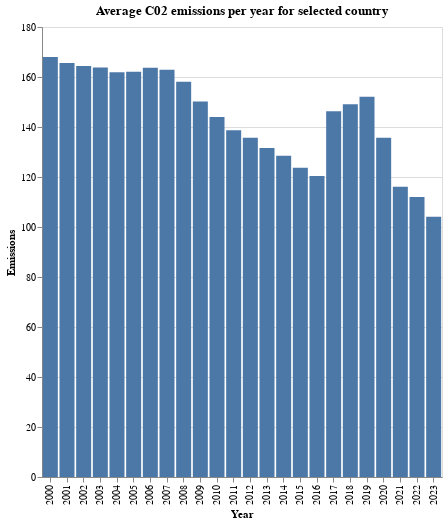

Notebook cell for this chart:
### Code cell
# Exploring the trend of emissions over the years for each country
# Bar plots
lst = df_em['Country'].unique()
input_dropdown = alt.binding_select(options=lst, name='Country ')
selection = alt.selection_point(fields=['Country'], bind=input_dropdown, value = 'Austria')

# Trying out a interactive bar chart for just emissions
bar_chart = alt.Chart(df_em).mark_bar().encode(
    x='Year:O', 
    y='Emissions:Q',
    tooltip=['Year', 'Emissions']
).add_params(
    selection
).transform_filter(
    selection
).properties(
    title=(f'Average C02 emissions per year for selected country'),
    width=400,
    height=450
)    
    
bar_chart  
    
# A peculiar trend was shown around the year 2018 for each country that had data from before and after 2018. When analysing the metadata further, it appeared a new 
# measuring system was used such that only the years 2000-2016 are comparable with each other and the years 2017 and up are comparable with each other.
# To obtain reliable insights regarding the trend, later on the data will be split for these two time periods.

### Figure 1 — Vega-Lite specification as saved in the notebook (floating-point values rounded to 4 significant figures; data arrays with more than 128 entries replaced by an {"elided": "..."} marker saying what was removed)
{"config": {"view": {"continuousWidth": 300, "continuousHeight": 300}}, "data": {"name": "data-a4c834db351db36332ed5b20d94b7148"}, "mark": {"type": "bar"}, "encoding": {"tooltip": [{"field": "Year", "type": "nominal"}, {"field": "Emissions", "type": "quantitative"}], "x": {"field": "Year", "type": "ordinal"}, "y": {"field": "Emissions", "type": "quantitative"}}, "height": 450, "params": [{"name": "param_1", "select": {"type": "point", "fields": ["Country"]}, "bind": {"input": "select", "options": ["Austria", "Belgium", "Bulgaria", "Cyprus", "Czechia", "Denmark", "Estonia", "European Union - 27 countries (from 2020)", "Finland", "France", "Germany", "Greece", "Hungary", "Ireland", "Italy", "Latvia", "Lithuania", "Luxembourg", "Malta", "Netherlands", "Poland", "Portugal", "Romania", "Slovakia", "Slovenia", "Spain", "Sweden"], "name": "Country "}, "value": "Austria"}], "title": "Average C02 emissions per year for selected country", "transform": [{"filter": {"param": "param_1"}}], "width": 400, "$schema": "https://vega.github.io/schema/vega-lite/v5.20.1.json", "datasets": {"data-a4c834db351db36332ed5b20d94b7148": {"elided": "648 records"}}}
